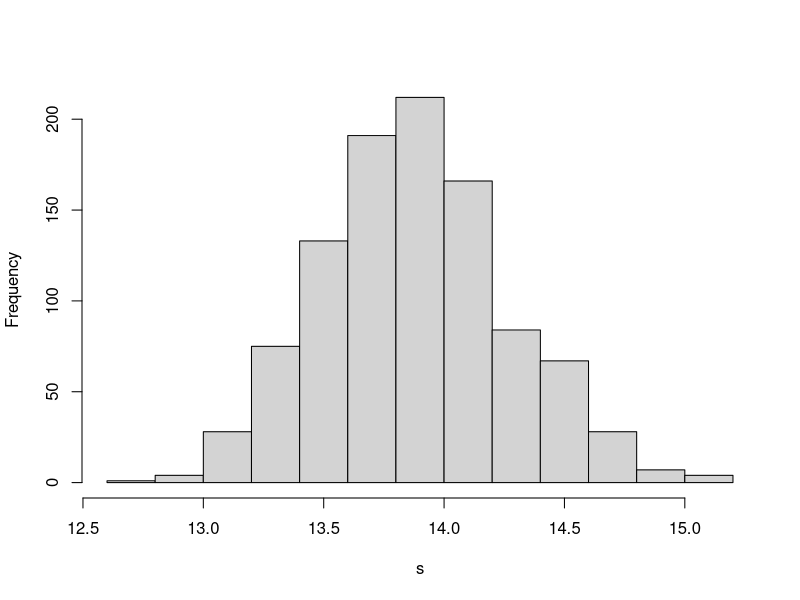

Reproduce this figure in R.
rm(list=ls())
library("LearnBayes")
data(footballscores)
attach(footballscores)
d=favorite-underdog-spread
n=length(d)
v=sum(d^2)

P=rchisq(1000,n)/v
s=sqrt(1/P)
hist(s,main="")

print("Post mean")
postmean=print(mean(s))
print("95% credible interval")
print(quantile(s,probs=c(0.025,0.975)))
